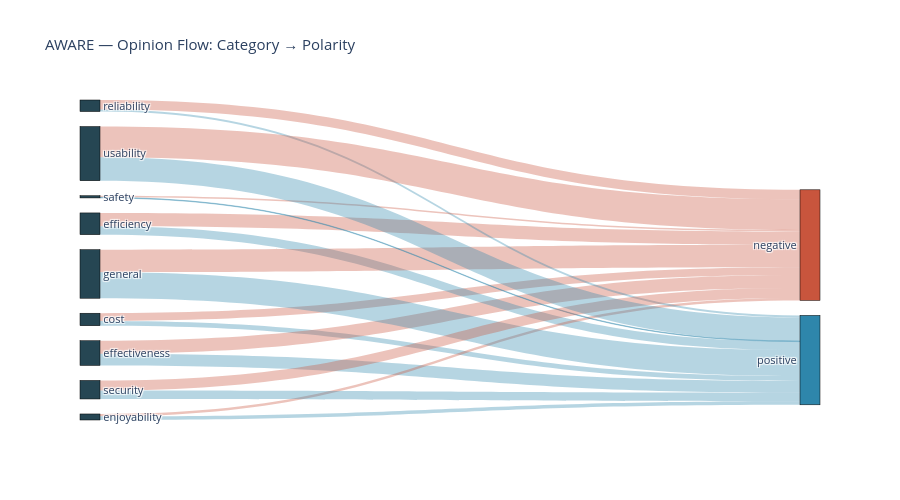

The cell this chart's notebook holds for it:
### Code cell
# ── Cell 19: Sankey — Dòng opinion Category → Polarity ────────────────────
sankey_data = df.groupby(['category', 'polarity']).size().reset_index(name='count')
cats = sorted(sankey_data['category'].unique())
pols = sorted(sankey_data['polarity'].unique())
nodes = cats + pols

source = [nodes.index(r['category']) for _, r in sankey_data.iterrows()]
target = [nodes.index(r['polarity'])  for _, r in sankey_data.iterrows()]
value  = sankey_data['count'].tolist()

node_colors = (
    ['#264653'] * len(cats) +
    ['#2E86AB' if p == 'positive' else '#C8553D' for p in pols]
)

fig = go.Figure(go.Sankey(
    node=dict(
        pad=15, thickness=20,
        line=dict(color='black', width=0.5),
        label=nodes,
        color=node_colors
    ),
    link=dict(
        source=source, target=target, value=value,
        color=['rgba(46,134,171,0.35)' if pols[t - len(cats)] == 'positive'
               else 'rgba(200,85,61,0.35)' for t in target]
    )
))
fig.update_layout(
    title_text='AWARE — Opinion Flow: Category → Polarity',
    font_size=11, height=500
)
fig.show()

### Figure 1 — Plotly figure (JSON) as saved in the notebook; plotly's stock layout.template omitted (floating-point values rounded to 4 significant figures)
{"data": [{"link": {"color": ["rgba(200,85,61,0.35)", "rgba(46,134,171,0.35)", "rgba(200,85,61,0.35)", "rgba(46,134,171,0.35)", "rgba(200,85,61,0.35)", "rgba(46,134,171,0.35)", "rgba(200,85,61,0.35)", "rgba(46,134,171,0.35)", "rgba(200,85,61,0.35)", "rgba(46,134,171,0.35)", "rgba(200,85,61,0.35)", "rgba(46,134,171,0.35)", "rgba(200,85,61,0.35)", "rgba(46,134,171,0.35)", "rgba(200,85,61,0.35)", "rgba(46,134,171,0.35)", "rgba(200,85,61,0.35)", "rgba(46,134,171,0.35)"], "source": [0, 0, 1, 1, 2, 2, 3, 3, 4, 4, 5, 5, 6, 6, 7, 7, 8, 8], "target": [9, 10, 9, 10, 9, 10, 9, 10, 9, 10, 9, 10, 9, 10, 9, 10, 9, 10], "value": [120, 75, 201, 184, 207, 132, 37, 57, 352, 405, 148, 32, 25, 9, 157, 132, 477, 368]}, "node": {"color": ["#264653", "#264653", "#264653", "#264653", "#264653", "#264653", "#264653", "#264653", "#264653", "#C8553D", "#2E86AB"], "label": ["cost", "effectiveness", "efficiency", "enjoyability", "general", "reliability", "safety", "security", "usability", "negative", "positive"], "line": {"color": "black", "width": 0.5}, "pad": 15, "thickness": 20}, "type": "sankey"}], "layout": {"font": {"size": 11}, "height": 500, "title": {"text": "AWARE — Opinion Flow: Category → Polarity"}}}
